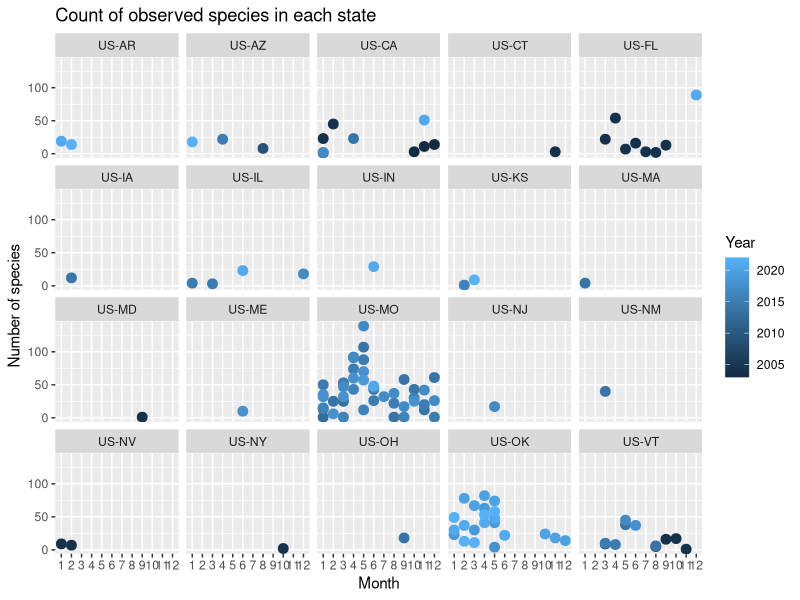
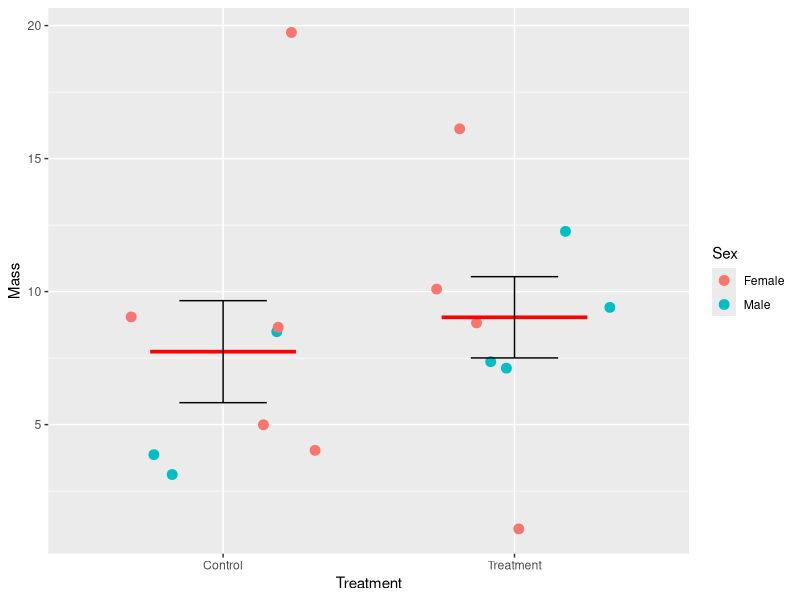
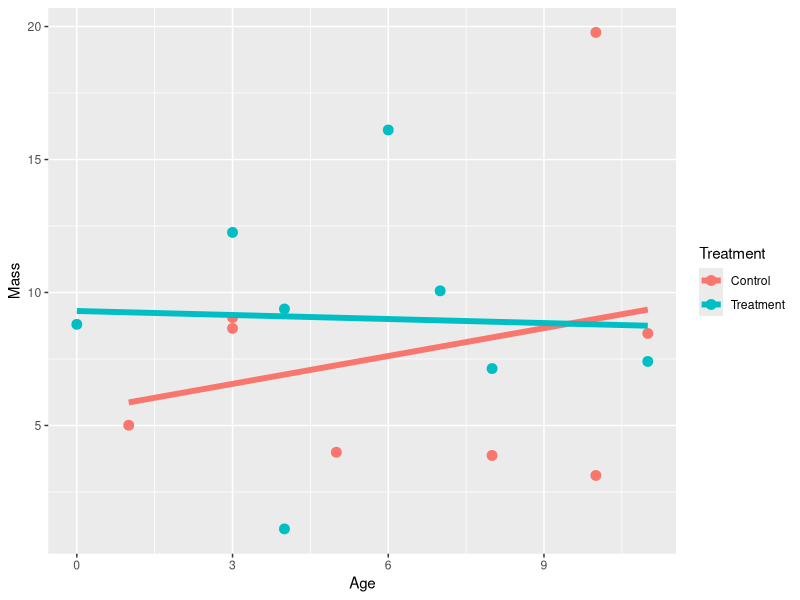
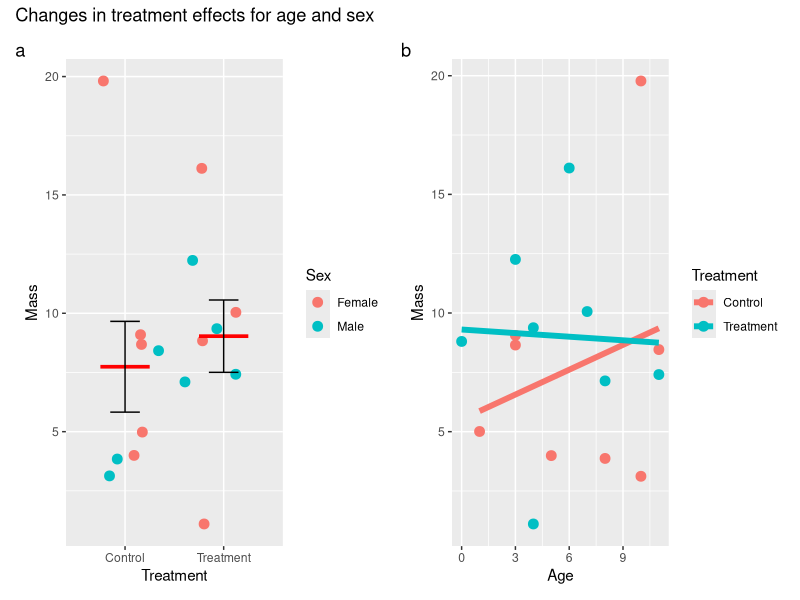

Write the R code that produced these figures, in order.
## ---- chunk 1
library(dbplyr)
library(tidyverse)
library(ggplot2)
library(patchwork)
## ---- chunk 2
Toomey_ebird<-read.csv("MBT_ebird.csv") #import saved ebird data
## ---- chunk 3
options(dplyr.summarise.inform = FALSE) #make summarize function recognize all groups

#create table with year, month, location, and species
year_count<-Toomey_ebird %>% #reference which file to count data in
  group_by(month, year, location ) %>% #group data by year
  count(common_name)

#count the number of species for each group
year_count2<-year_count %>% #reference which file to count data in
  group_by(month, year, location ) %>% #group data by year
  summarise(num_of_species=n())

#output final table
head(year_count2)
## ---- chunk 4
p1 <-ggplot(data= year_count2)+  #reference created data table
  aes(as.factor(month), #reference x axis variable as a factor to make it pretty
      num_of_species, #reference y axis variable
      color = year) + #color the points based on a variable
  geom_point(size =3)+ #add points and make them bigger than the default
  facet_wrap( #make a whole bunch of graphs, stacked on top of each other
    ~location)+  #each refereneceing a location
  xlab("Month")+ #give a title for x-axis
  ylab("Number of species")+#give a title for y-axis
  ggtitle("Count of observed species in each state")+ #add main title
  labs(color="Year") #edit legend title
p1 #output plot
## ---- chunk 5
f3<-read.csv("f3.csv") #import saved dataframe
## ---- chunk 6
p2 <-ggplot(data= f3,aes(treatment,mass) )+ #reference data to add to the plot
  geom_jitter(size =3, aes(treatment, mass, color=gender))+ #add points to plot
  xlab("Treatment")+ #add labels
  ylab("Mass")+
  stat_summary(fun = mean,  #add mean to the bar in the color red
               geom = "crossbar", 
               width = 0.5, 
               color = "red") +
  stat_summary(geom = "errorbar",  #add errorbars to figure in black
               width = 0.3)+
  labs(color="Sex") #edit legend title
  
p2  #output graph
## ---- chunk 7
p3<-ggplot(data= f3,aes(age,mass) )+ #reference data to add to the plot
  geom_point(size =3, aes(age, mass, color=treatment))+ #Add scatterplot points
  xlab("Age")+ #label axises 
  ylab("Mass")+
  geom_smooth(size = 2, method = lm, #add line of best fit
            aes(color = treatment,  group = treatment), #have a line for each treatment
            se=FALSE)+# do not show error around the lines
  labs(color="Treatment")

p3 #output graph
## ---- chunk 8
p2+p3+ #put two plots into a single figure
  plot_annotation(tag_levels ='a')+ #label each table with A and B
  plot_annotation('Changes in treatment effects for age and sex') #Title combined tables
